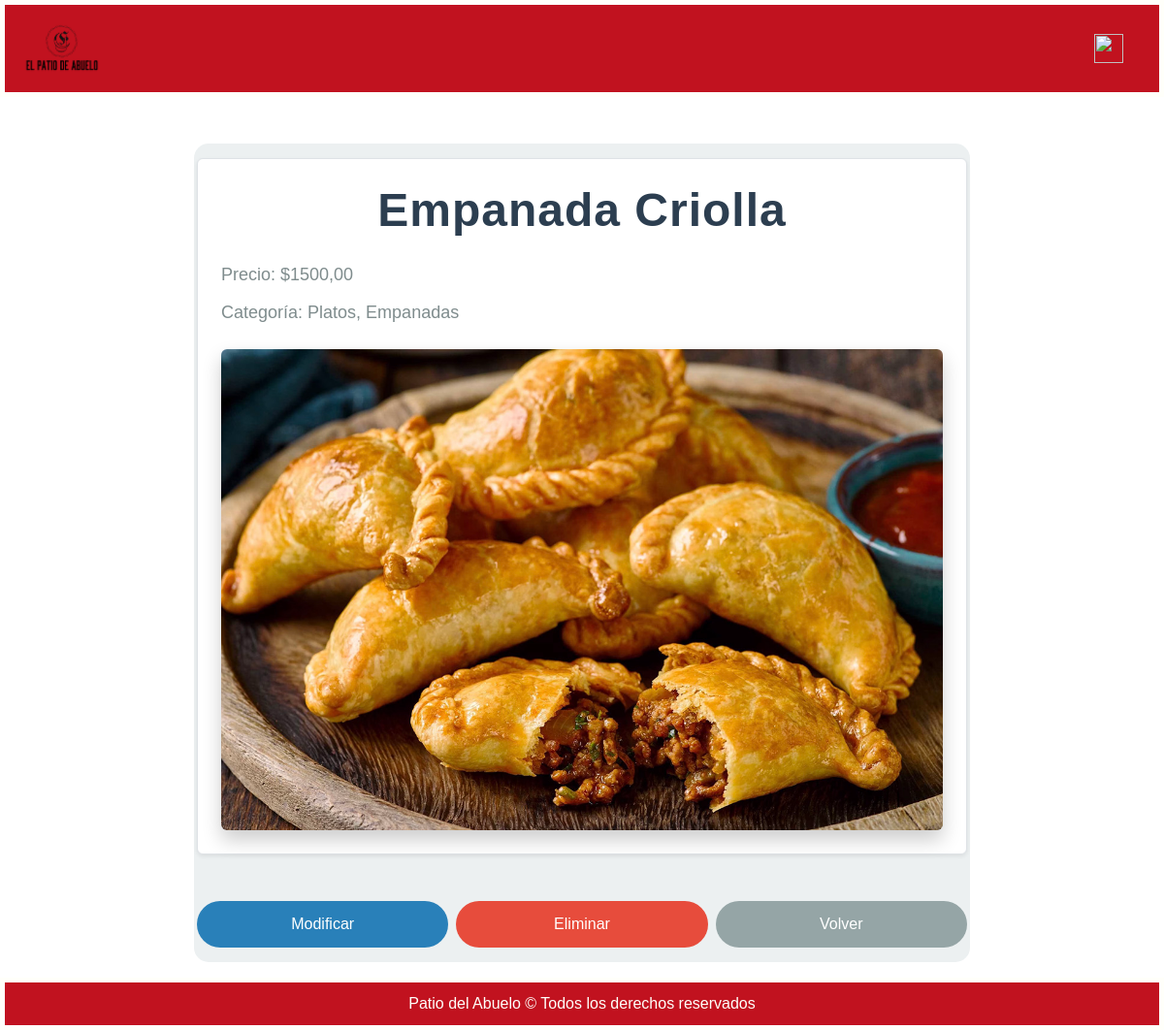
/carta/49 (signed in), run on an earlier commit of the app's database.
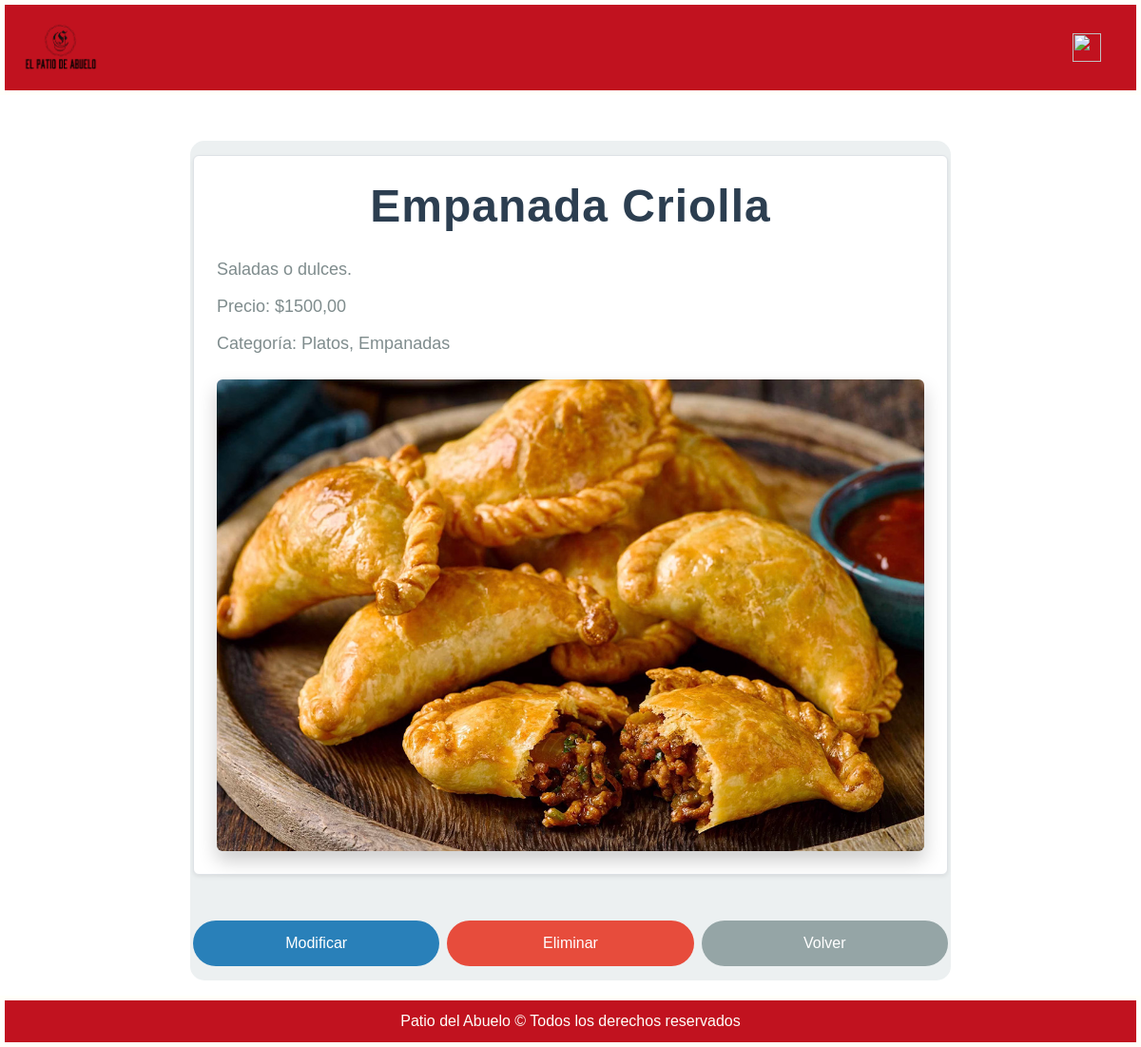
And on a later commit of the database.
### miAplicacion/models.py (models this page shows, shortened)
class Carta(models.Model):
    nombre = models.CharField(max_length=120)
    descripcion = models.CharField(max_length=120, default="", null=True, blank=True)
    precio = models.DecimalField(max_digits=15, decimal_places=2)
    controlStock = models.BooleanField(default=False)
    imagen = models.ImageField(upload_to='imagenes/')
    stock = models.IntegerField(default=0)
    categoria = models.ForeignKey(Categoria, on_delete=models.CASCADE)
    subCategoria = models.ForeignKey(SubCategoria, on_delete=models.CASCADE)

class Categoria(models.Model):
    nombre = models.CharField(max_length=120)

class SubCategoria(models.Model):
    id_categoria = models.ForeignKey(Categoria, on_delete=models.CASCADE)
    nombre = models.CharField(max_length=120)

### miAplicacion/views.py (the view)
# urls.py: path("carta/<int:pk>", login_required(permission_required('miAplicacion.view_carta')(views.cartaDetalle)), name="cartaDetalle"),
def cartaDetalle(request, pk):
    carta = Carta.objects.get(id=pk)
    context = {"carta": carta}
    return render(request, os.path.join("detalles", "cartaDetalle.html"), context=context)

### patioAbuelo/templates/detalles/cartaDetalle.html (shortened to what this page needs)
{% extends "base.html" %}
{% block content %}
    <div class="container mt-5">
        <div class="row">
            <div class="col-12 border shadow-sm p-4 mb-4 bg-white rounded">
                <h1 class="titulo">{{ carta.nombre }}</h1>
                <p class="descripcion">{{ carta.descripcion }}</p>
                <p class="precio">Precio: ${{ carta.precio }}</p>
                <p class="categoria">Categoría: {{ carta.categoria.nombre }}, {{ carta.subCategoria.nombre }}</p>
                <img src="{{ carta.imagen.url }}" alt="" class="img-fluid rounded">
            </div>
            <div class="col-12 d-flex justify-content-start gap-2 botones-container">
                {% if perms.miAplicacion.change_carta %}
                    <a href="{% url 'cartaModif' carta.id %}" class="btn btn-primary text-white text-decoration-none w-100">Modificar</a>
                    <a href="{% url 'cartaBorrar' carta.id %}" class="btn btn-danger text-white text-decoration-none w-100">Eliminar</a>
                {% endif %}
                <a href="{% url 'listaCarta' %}" class="btn btn-secondary text-white text-decoration-none w-100">Volver</a>
            </div>
        </div>
    </div>
{% endblock %}

What changed in the data, as far as the page shows it:
changed Carta "Empanada Criolla": descripcion (not shown) → "Saladas o dulces."
